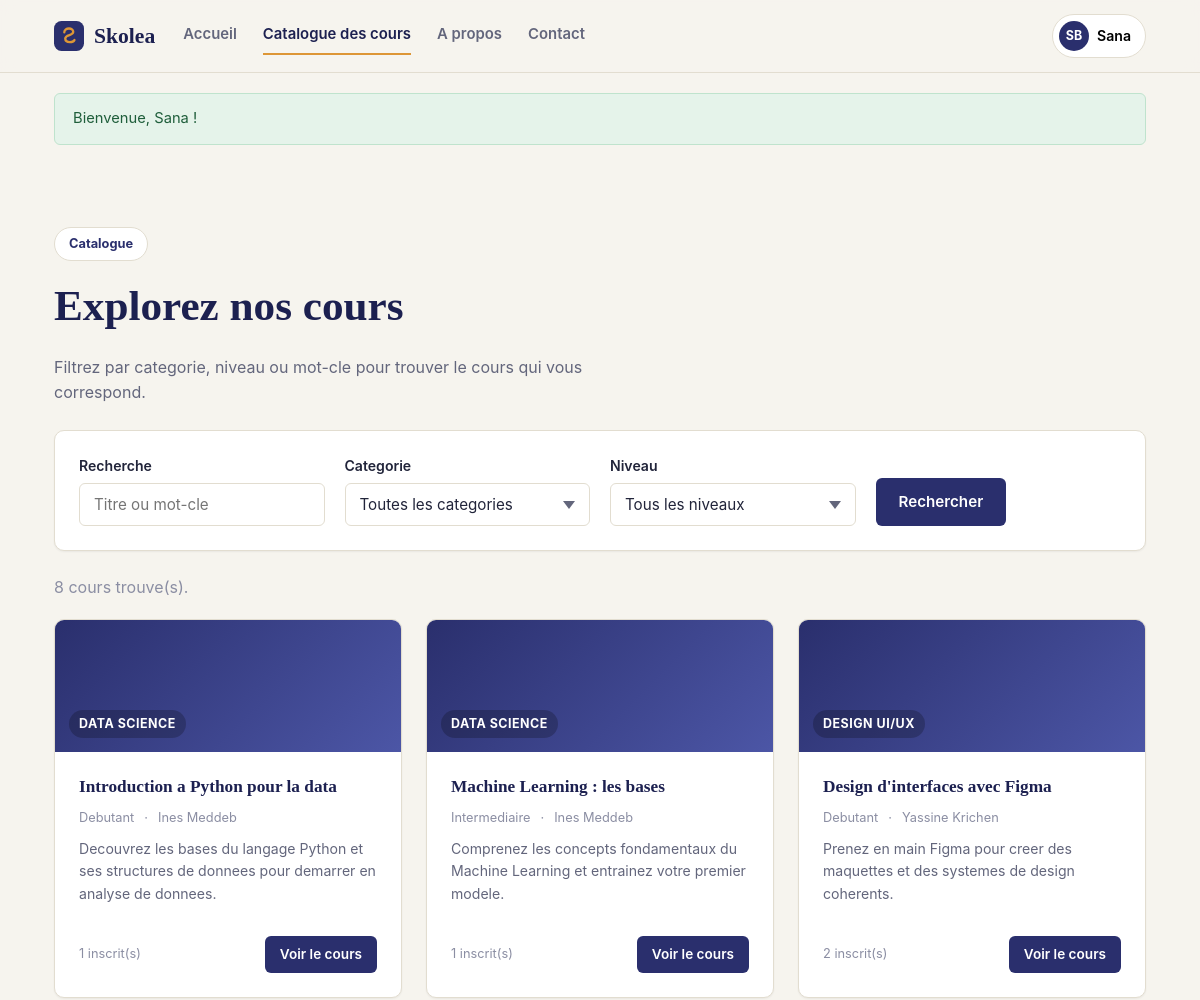
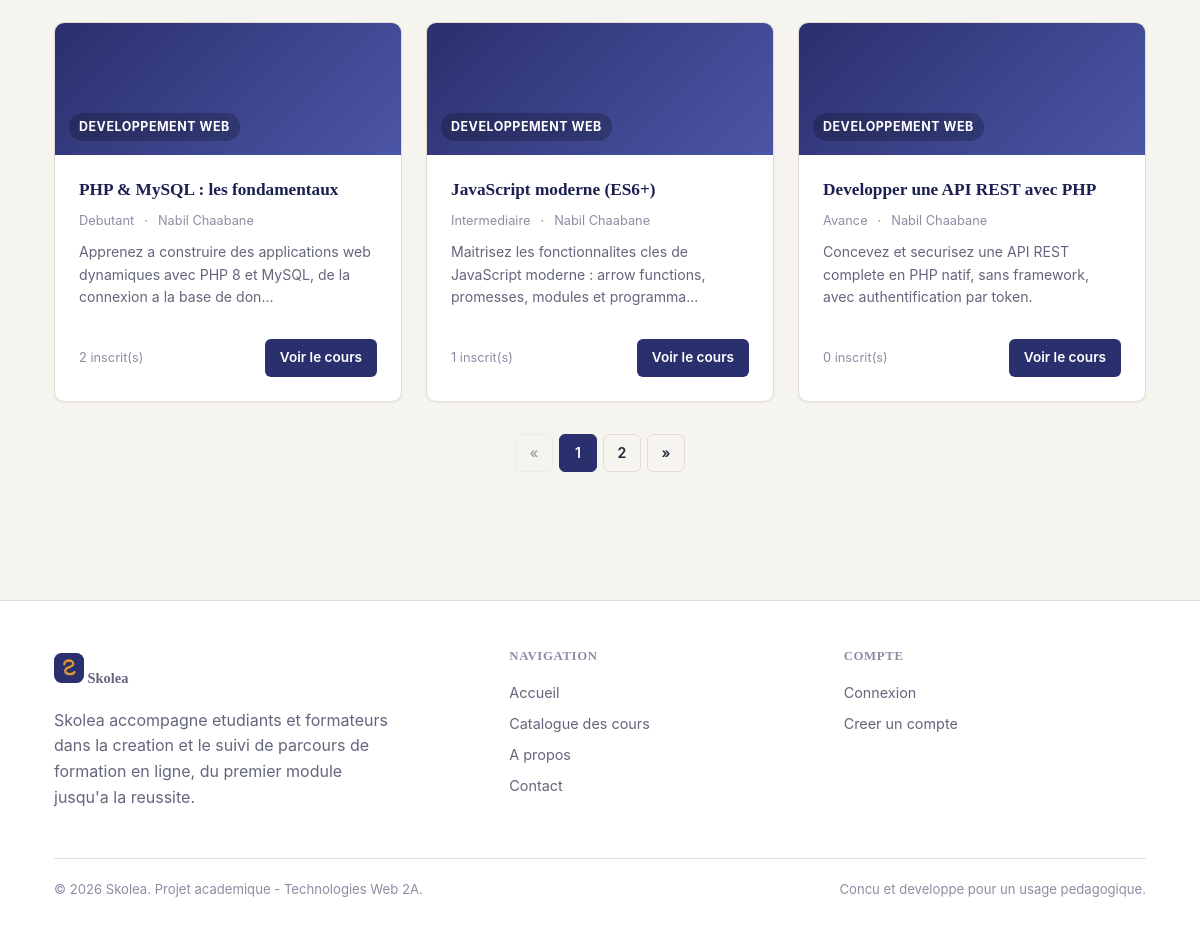
/SkoleaMVC/View/FrontOffice/cours.php (signed in), run on the app's committed database (2 pictures, top to bottom).
### tables this page shows
CREATE TABLE cours (
    id              INT UNSIGNED AUTO_INCREMENT PRIMARY KEY,
    titre           VARCHAR(150) NOT NULL,
    description     TEXT NOT NULL,
    categorie_id    INT UNSIGNED NOT NULL,
    formateur_id    INT UNSIGNED NOT NULL,
    niveau          ENUM('debutant', 'intermediaire', 'avance') NOT NULL DEFAULT 'debutant',
    statut          ENUM('brouillon', 'publie') NOT NULL DEFAULT 'brouillon',
    date_creation   DATETIME NOT NULL DEFAULT CURRENT_TIMESTAMP,
    date_maj        DATETIME NOT NULL DEFAULT CURRENT_TIMESTAMP ON UPDATE CURRENT_TIMESTAMP,
    CONSTRAINT fk_cours_categorie FOREIGN KEY (categorie_id) REFERENCES categories(id)
        ON DELETE RESTRICT ON UPDATE CASCADE,
    CONSTRAINT fk_cours_formateur FOREIGN KEY (formateur_id) REFERENCES utilisateurs(id)
        ON DELETE CASCADE ON UPDATE CASCADE
);

CREATE TABLE categories (
    id              INT UNSIGNED AUTO_INCREMENT PRIMARY KEY,
    nom             VARCHAR(100) NOT NULL UNIQUE,
    description     VARCHAR(255) NULL,
    date_creation   DATETIME NOT NULL DEFAULT CURRENT_TIMESTAMP
);

CREATE TABLE utilisateurs (
    id              INT UNSIGNED AUTO_INCREMENT PRIMARY KEY,
    nom             VARCHAR(80)  NOT NULL,
    prenom          VARCHAR(80)  NOT NULL,
    email           VARCHAR(150) NOT NULL UNIQUE,
    mot_de_passe    VARCHAR(255) NOT NULL,
    role            ENUM('administrateur', 'formateur', 'etudiant') NOT NULL DEFAULT 'etudiant',
    photo           VARCHAR(255) NULL,
    bio             VARCHAR(500) NULL,
    date_creation   DATETIME NOT NULL DEFAULT CURRENT_TIMESTAMP
);

### SkoleaMVC/helpers.php (called while the page is built, shortened)
<?php
function e($value)
{
    return htmlspecialchars($value ?? '', ENT_QUOTES, 'UTF-8');
}
function niveau_label($niveau)
{
    if ($niveau === 'debutant') return 'Debutant';
    if ($niveau === 'intermediaire') return 'Intermediaire';
    if ($niveau === 'avance') return 'Avance';
    return ucfirst($niveau);
}

### config.php (called while the page is built)
<?php
class config
{
    private static $pdo = null;
    public static function getConnexion()
    {
        if (!isset(self::$pdo)) {
            $servername = "localhost";
            $username = "root";
            $password = "";
            $dbname = "skolea";
            try {
                self::$pdo = new PDO(
                    "mysql:host=$servername;dbname=$dbname;charset=utf8mb4",
                    $username,
                    $password
                );
                self::$pdo->setAttribute(PDO::ATTR_ERRMODE, PDO::ERRMODE_EXCEPTION);
                self::$pdo->setAttribute(PDO::ATTR_DEFAULT_FETCH_MODE, PDO::FETCH_ASSOC);
            } catch (Exception $e) {
                die('Erreur de connexion : ' . $e->getMessage());
            }
        }
        return self::$pdo;
    }
}

### SkoleaMVC/Model/Cours.php (called while the page is built, shortened)
<?php
class Cours
{
    private $pdo;
    private $selectAvecJointures = "
        SELECT c.*, cat.nom AS categorie_nom,
               u.nom AS formateur_nom, u.prenom AS formateur_prenom,
               (SELECT COUNT(*) FROM inscriptions i WHERE i.cours_id = c.id) AS nb_inscrits,
               (SELECT COUNT(*) FROM modules m WHERE m.cours_id = c.id) AS nb_modules
        FROM cours c
        INNER JOIN categories cat ON cat.id = c.categorie_id
        INNER JOIN utilisateurs u ON u.id = c.formateur_id
    ";
    public function __construct($titre = null, $description = null, $categorieId = null, $niveau = null, $statut = null)
    {
        $this->pdo = config::getConnexion();
    }
    public function paginate($limit, $offset, $filtres = [])
    {
        list($where, $params) = $this->buildFiltre($filtres);
        $stmt = $this->pdo->prepare(
            $this->selectAvecJointures . " {$where} ORDER BY c.date_creation DESC LIMIT :limit OFFSET :offset"
        );
        foreach ($params as $key => $value) {
            $stmt->bindValue($key, $value);
        }
        $stmt->bindValue(':limit', $limit, PDO::PARAM_INT);
        $stmt->bindValue(':offset', $offset, PDO::PARAM_INT);
        $stmt->execute();
        return $stmt->fetchAll();
    }
    public function count($filtres = [])
    {
        list($where, $params) = $this->buildFiltre($filtres);
        $stmt = $this->pdo->prepare("SELECT COUNT(*) FROM cours c {$where}");
        $stmt->execute($params);
        return (int) $stmt->fetchColumn();
    }
    private function buildFiltre($filtres)
    {
        $conditions = [];
        $params = [];
        if (!empty($filtres['statut'])) {
            $conditions[] = 'c.statut = :statut';
            $params[':statut'] = $filtres['statut'];
        }
        $where = $conditions === [] ? '' : 'WHERE ' . implode(' AND ', $conditions);
        return [$where, $params];
    }
}

### SkoleaMVC/View/FrontOffice/cours.php (the view, shortened to what this page needs)
<?php
require_once __DIR__ . '/../../bootstrap.php';
require_once __DIR__ . '/../../Model/Cours.php';
$recherche = trim($_GET['q'] ?? '');
$filtres = ['statut' => 'publie'];
$coursModel = new Cours();
$parPage = 6;
$page = max(1, (int) ($_GET['page'] ?? 1));
$total = $coursModel->count($filtres);
$totalPages = max(1, (int) ceil($total / $parPage));
$page = min($page, $totalPages);
$offset = ($page - 1) * $parPage;
$cours = $coursModel->paginate($parPage, $offset, $filtres);
require __DIR__ . '/includes/header.php';
?>
<section class="section" style="padding-bottom:24px;">
    <div class="container">
        <span class="hero-eyebrow">Catalogue</span>
        <h1>Explorez nos cours</h1>
        <p class="text-muted" style="max-width:56ch;">Filtrez par categorie, niveau ou mot-cle pour trouver le cours qui vous correspond.</p>
        <form method="get" action="cours.php" class="card" style="margin-top:24px;">
            <div class="card-body form-row" style="align-items:end;">
                <div class="form-group" style="margin-bottom:0;">
                    <label class="form-label" for="q">Recherche</label>
                    <input type="text" id="q" name="q" class="form-control" placeholder="Titre ou mot-cle" value="<?= e($recherche) ?>">
                </div>
                <div class="form-group" style="margin-bottom:0;">
                    <label class="form-label" for="categorie">Categorie</label>
                    <select id="categorie" name="categorie" class="form-control">
                        <option value="">Toutes les categories</option>
                    </select>
                </div>
                <div class="form-group" style="margin-bottom:0;">
                    <label class="form-label" for="niveau">Niveau</label>
                    <select id="niveau" name="niveau" class="form-control">
                        <option value="">Tous les niveaux</option>
                    </select>
                </div>
                <div class="form-group" style="margin-bottom:0;">
                    <button type="submit" class="btn btn-primary">Rechercher</button>
                </div>
            </div>
        </form>
    </div>
</section>
<section class="section" style="padding-top:0;">
    <div class="container">
        <p class="text-soft" style="margin-bottom:18px;"><?= (int) $total ?> cours trouve(s).</p>
        <?php if ($cours === []): ?>
            <div class="empty-state card">
                <h3>Aucun cours ne correspond a votre recherche</h3>
                <p>Essayez d'autres criteres ou consultez le catalogue complet.</p>
                <a href="cours.php" class="btn btn-outline">Reinitialiser les filtres</a>
            </div>
        <?php else: ?>
            <div class="grid grid-cols-3">
                <?php foreach ($cours as $c): ?>
                    <article class="card course-card">
                        <div class="course-thumb"><span><?= e($c['categorie_nom']) ?></span></div>
                        <div class="card-body">
                            <h3><a href="cours_detail.php?id=<?= (int) $c['id'] ?>"><?= e($c['titre']) ?></a></h3>
                            <div class="course-meta">
                                <span><?= e(niveau_label($c['niveau'])) ?></span>
                                <span>&middot;</span>
                                <span><?= e($c['formateur_prenom'] . ' ' . $c['formateur_nom']) ?></span>
                            </div>
                            <p class="course-desc"><?= e(mb_strimwidth($c['description'], 0, 110, '...')) ?></p>
                            <div class="card-footer">
                                <span class="text-soft" style="font-size:.8rem;"><?= (int) $c['nb_inscrits'] ?> inscrit(s)</span>
                                <a href="cours_detail.php?id=<?= (int) $c['id'] ?>" class="btn btn-primary btn-sm">Voir le cours</a>
                            </div>
                        </div>
                    </article>
                <?php endforeach; ?>
            </div>
            <?php require __DIR__ . '/../../pagination.php'; ?>
        <?php endif; ?>
    </div>
</section>
<?php require __DIR__ . '/includes/footer.php'; ?>

### SkoleaMVC/assets/css/app.css (style rules this page uses)
:root { --color-bg: #f6f4ee; --color-surface: #ffffff; --color-surface-alt: #efece2; --color-border: #e2ddd0; --color-text: #21243a; --color-text-muted: #63667c; --color-text-soft: #8b8ea3; --color-primary: #2a2f6d; --color-primary-dark: #1c2050; --color-primary-light: #4c56a6; --color-accent: #dd9636; --color-accent-dark: #b87a24; --color-success: #2e8b57; --color-success-bg: #e5f3ea; --color-warning: #c77d22; --color-warning-bg: #faf0e0; --color-danger: #c1443a; --color-danger-bg: #fbe9e7; --color-info: #2f6f9e; --color-info-bg: #e7f1f7; --font-heading: Cambria, Georgia, 'Times New Roman', serif; --font-body: -apple-system, BlinkMacSystemFont, 'Segoe UI', Roboto, Helvetica, Arial, sans-serif; --radius-sm: 6px; --radius-md: 10px; --radius-lg: 18px; --shadow-sm: 0 1px 2px rgba(33, 36, 58, 0.06); --shadow-md: 0 8px 24px rgba(33, 36, 58, 0.08); --shadow-lg: 0 16px 40px rgba(33, 36, 58, 0.14); --container-width: 1140px; }
*, *::before, *::after { box-sizing: border-box; }
html { -webkit-text-size-adjust: 100%; scroll-behavior: smooth; }
body { margin: 0; background: var(--color-bg); color: var(--color-text); font-family: var(--font-body); font-size: 16px; line-height: 1.6; -webkit-font-smoothing: antialiased; }
a { color: inherit; text-decoration: none; }
button { font: inherit; }
h1, h2, h3, h4, h5 { font-family: var(--font-heading); font-weight: 600; line-height: 1.25; margin: 0 0 .5em; color: var(--color-primary-dark); }
h1 { font-size: clamp(1.9rem, 1.5rem + 1.6vw, 2.75rem); }
h3 { font-size: 1.3rem; }
p { margin: 0 0 1em; }
.text-muted { color: var(--color-text-muted); }
.text-soft { color: var(--color-text-soft); }
.container { width: 100%; max-width: var(--container-width); margin: 0 auto; padding: 0 24px; }
.section { padding: 64px 0; }
.grid { display: grid; gap: 24px; }
.grid-cols-3 { grid-template-columns: repeat(3, 1fr); }
.btn { display: inline-flex; align-items: center; justify-content: center; gap: 8px; border: 1px solid transparent; border-radius: var(--radius-sm); padding: 11px 22px; font-size: .95rem; font-weight: 600; cursor: pointer; transition: transform .12s ease, box-shadow .12s ease, background-color .12s ease, border-color .12s ease; white-space: nowrap; }
.btn-primary { background: var(--color-primary); color: #fff; }
.btn-sm { padding: 7px 14px; font-size: .85rem; }
.card { background: var(--color-surface); border: 1px solid var(--color-border); border-radius: var(--radius-md); box-shadow: var(--shadow-sm); }
.card-body { padding: 24px; }
.form-group { margin-bottom: 20px; }
.form-label { display: block; font-weight: 600; font-size: .88rem; margin-bottom: 6px; color: var(--color-text); }
.form-control { width: 100%; padding: 11px 14px; border: 1px solid var(--color-border); border-radius: var(--radius-sm); background: var(--color-surface); font-family: inherit; font-size: .95rem; color: var(--color-text); transition: border-color .12s ease, box-shadow .12s ease; }
select.form-control { appearance: none; background-repeat: no-repeat; background-position: right 14px center; padding-right: 34px; }
.form-row { display: grid; grid-template-columns: repeat(auto-fit, minmax(180px, 1fr)); gap: 16px 20px; }
.hero-eyebrow { display: inline-flex; align-items: center; gap: 8px; background: var(--color-surface); border: 1px solid var(--color-border); border-radius: 999px; padding: 6px 14px; font-size: .8rem; font-weight: 700; color: var(--color-primary); margin-bottom: 18px; }
.course-card { display: flex; flex-direction: column; overflow: hidden; height: 100%; }
.course-thumb { height: 132px; background: linear-gradient(135deg, var(--color-primary) 0%, var(--color-primary-light) 100%); display: flex; align-items: flex-end; padding: 14px; position: relative; }
.course-thumb span { color: #fff; font-weight: 700; font-size: .78rem; text-transform: uppercase; letter-spacing: .04em; background: rgba(0,0,0,.22); padding: 4px 10px; border-radius: 999px; }
.course-card .card-body { flex: 1; display: flex; flex-direction: column; gap: 10px; }
.course-card h3 { font-size: 1.08rem; margin: 0; }
.course-meta { display: flex; align-items: center; gap: 10px; font-size: .8rem; color: var(--color-text-soft); }
.course-desc { font-size: .88rem; color: var(--color-text-muted); flex: 1; }
.course-card .card-footer { display: flex; align-items: center; justify-content: space-between; margin-top: auto; padding-top: 6px; }

### data on the page
cours: categorie.nom "DATA SCIENCE", titre "Introduction a Python pour la data", niveau "Debutant", formateur.nom "Ines Meddeb", description "Decouvrez les bases du langage Python et ses structures de donnees pour demarrer en analyse de donnees.", nb_inscrits "1"
cours: categorie.nom "DATA SCIENCE", titre "Machine Learning : les bases", niveau "Intermediaire", formateur.nom "Ines Meddeb", description "Comprenez les concepts fondamentaux du Machine Learning et entrainez votre premier modele.", nb_inscrits "1"
cours: categorie.nom "DESIGN UI/UX", titre "Design d'interfaces avec Figma", niveau "Debutant", formateur.nom "Yassine Krichen", description "Prenez en main Figma pour creer des maquettes et des systemes de design coherents.", nb_inscrits "2"
cours: categorie.nom "DEVELOPPEMENT WEB", titre "PHP & MySQL : les fondamentaux", niveau "Debutant", formateur.nom "Nabil Chaabane", description "Apprenez a construire des applications web dynamiques avec PHP 8 et MySQL, de la connexion a la base de don...", nb_inscrits "2"
cours: categorie.nom "DEVELOPPEMENT WEB", titre "JavaScript moderne (ES6+)", niveau "Intermediaire", formateur.nom "Nabil Chaabane", description "Maitrisez les fonctionnalites cles de JavaScript moderne : arrow functions, promesses, modules et programma...", nb_inscrits "1"
cours: categorie.nom "DEVELOPPEMENT WEB", titre "Developper une API REST avec PHP", niveau "Avance", formateur.nom "Nabil Chaabane", description "Concevez et securisez une API REST complete en PHP natif, sans framework, avec authentification par token.", nb_inscrits "0"

### other printed values
$utilisateur['prenom'] "Sana"
$message "Bienvenue, Sana !"
$total "8"
